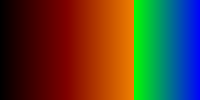
Frame 1 (no input)
Frame 60 (the mouse pressed at the canvas centre just before this capture): identical to frame 1, image omitted
Frame 120 (the mouse held since frame 60 and released just before this capture): identical to frame 1, image omitted

The Processing sketch that drew this single still picture (run headless with seeded random() and noise(); from frame 60 on, the mouse is pressed at the canvas centre):

// Processing sketch: rainbow
// ── rainbow.pde
color generatePixel(int x, int y, int w, int h)
{
  float u = map(x, 0,w, 0,3);
  color c;
  if(u<1.0){
    c = lerpColor( color(0,0,0), color(128,0,0),u);
  }else
  if(u<2.0){
    u = norm(u,1.0,2.0);
    c = lerpColor( color(128,0,0), color(240,128,0),u);
  }else{
    u = norm(u,2.0,3.0);
    c = lerpColor( color(0,255,0),color(0,0,255),u);
  }
  return c;
}

PImage picture = createImage(200,100,RGB);

void setup()
{
  size(200,100);
  picture = generatePicture(picture);
}

void draw()
{
  image(picture,0,0);
}

PImage generatePicture(PImage pic)
{
  pic.loadPixels();
  for(int i=0; i<pic.pixels.length ; i++) {
    pic.pixels[i] = generatePixel(i%pic.width, i/pic.width, pic.width, pic.height);
  }
  pic.updatePixels();
  return pic;
}
